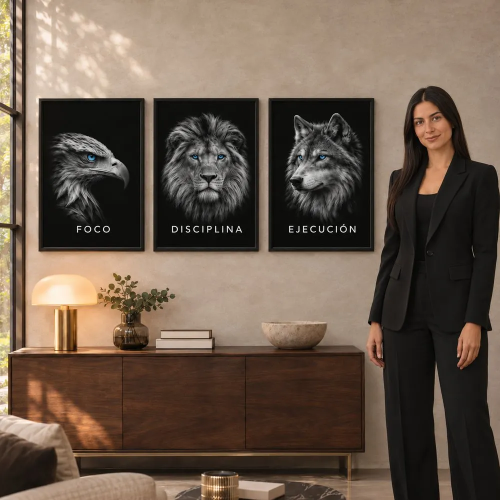
#> input picture img/ambiente/foco-mod-3.webp, 1000 x 1000 px, found by its file name (shown at 1/2 size); its folder holds 6 pictures in this run
$ python paredes.py
#> lines starting #> are read from the running program, lines starting #| are printed output that depends on the picture; after the words box and inside, x2 and y2 are one past the last pixel; in counts of white or black regions, pixels touching at a corner belong together
import numpy as np, cv2
from PIL import Image
from scipy.sparse import lil_matrix, csr_matrix
from scipy.sparse.linalg import spsolve
SRC = "/home/user/Cuadrosfinos-web/img/ambiente/"
def laplace_fill(img, mask):
    """Rellena mask resolviendo Laplace (interpolación armónica) por canal."""
    h, w = mask.shape
    idx = -np.ones((h, w), int); ys, xs = np.nonzero(mask); idx[ys, xs] = np.arange(len(ys))
    n = len(ys); A = lil_matrix((n, n)); out = img.copy()
    bs = np.zeros((n, img.shape[2]))
    for k, (y, x) in enumerate(zip(ys, xs)):
        A[k, k] = 4
        for dy, dx in ((1,0),(-1,0),(0,1),(0,-1)):
            yy, xx = min(max(y+dy,0),h-1), min(max(x+dx,0),w-1)
            if mask[yy, xx]: A[k, idx[yy, xx]] -= 1
            else: bs[k] += img[yy, xx]
    A = csr_matrix(A)
    for c in range(img.shape[2]):
        out[ys, xs, c] = spsolve(A, bs[:, c])
    return out
def clean(name, boxes, pad=20, shadow=40, scale=4):
    im = np.asarray(Image.open(SRC + name).convert("RGB")).astype(np.float32)
    H, W = im.shape[:2]
    m = np.zeros((H, W), np.uint8)
    for x0, y0, x1, y1 in boxes:
        m[max(0,y0-pad):min(H,y1+pad+shadow), max(0,x0-pad):min(W,x1+pad)] = 1
    m = cv2.dilate(m, np.ones((9, 9), np.uint8))
    small = cv2.resize(im, (W // scale, H // scale), interpolation=cv2.INTER_AREA)
    ms = cv2.resize(m, (W // scale, H // scale), interpolation=cv2.INTER_NEAREST).astype(bool)
    ms = cv2.dilate(ms.astype(np.uint8), np.ones((3,3),np.uint8)).astype(bool)
    filled = laplace_fill(small, ms)
    big = cv2.resize(filled, (W, H), interpolation=cv2.INTER_CUBIC)
    # grano de la pared
    ys, xs = np.nonzero(m); y0 = max(0, ys.min() - 50)
    ref = im[y0:ys.min() - 6, xs.min():xs.max()]
    sd = (ref - cv2.GaussianBlur(ref, (0, 0), 2)).std() if ref.size else 1.5
    rng = np.random.default_rng(7)
    noise = cv2.GaussianBlur(rng.normal(0, 1, (H, W)).astype(np.float32), (0, 0), .7)
    big += (noise / noise.std() * sd * .9)[..., None]
    soft = cv2.GaussianBlur(m.astype(np.float32), (0, 0), 6)[..., None]
    res = im * (1 - soft) + big * soft
    return Image.fromarray(np.clip(res, 0, 255).astype(np.uint8))
# Fotos reales del tríptico Foco (marcos de 30 × 37 cm) convertidas en paredes vacías.
# cajas = (x0, y0, x1, y1) de cada marco detectado; sombra/pad = cuánto más se borra.
SALAS = {
    "sala":       {"src": "foco-mod-3.webp", "nombre": "Sala", "cajas": [(78, 197, 289, 503), (307, 197, 517, 503), (537, 196, 748, 503)], "sombra": 22, "pad": 16},
    "dormitorio": {"src": "foco-esc-5.webp", "nombre": "Dormitorio", "cajas": [(120, 154, 347, 451), (387, 154, 616, 451), (656, 154, 887, 451)], "sombra": 40, "pad": 20},
    "oficina":    {"src": "foco-mod-4.webp", "nombre": "Oficina", "cajas": [(185, 46, 377, 299), (411, 47, 601, 299), (634, 48, 825, 300)], "sombra": 8, "pad": 16},
    "estudio":    {"src": "foco-esc-3.webp", "nombre": "Escritorio", "cajas": [(102, 136, 339, 440), (375, 137, 608, 440), (642, 137, 873, 439)], "sombra": 40, "pad": 20},
}

if __name__ == "__main__":
    import json, os
    ROOT = os.path.dirname(os.path.dirname(os.path.abspath(__file__)))
    out = {}
    for k, s in SALAS.items():
        im = clean(s["src"], s["cajas"], pad=s["pad"], shadow=s["sombra"])
#> in clean, `small = cv2.resize(im, (W // scale, H // scale), interpolation=cv2.INT..`:
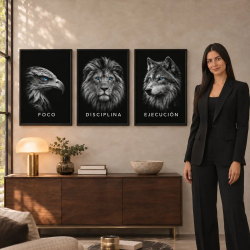
#> small: shape (250, 250, 3) float32; mean R, G, B 106.3, 89.8, 75.8
#> in clean, `ms = cv2.resize(m, (W // scale, H // scale), interpolation=cv2.INTER_N..`:
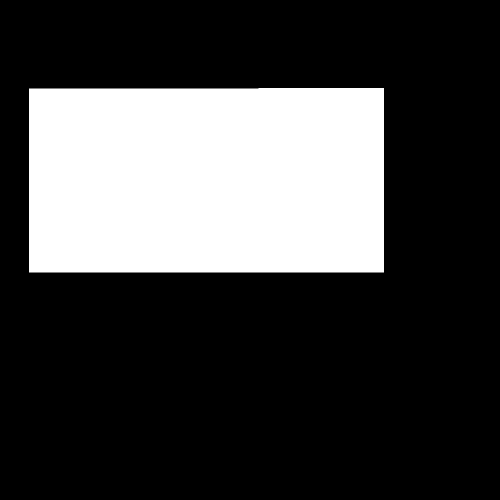
#> m: shape (1000, 1000) (shown at 1/2 size); values 0 (black) and 1 (white), 26.2% white; 1 white region, box (x1, y1, x2, y2) and area: (58, 176, 768, 545) 261531
#> in laplace_fill, `ys, xs = np.nonzero(mask)`: ys = 16890 values from 43 to 137; xs = 16890 values, max 192 at index 63, min 14 at index 64, mean 103.2
#> in laplace_fill, `ys, xs = np.nonzero(mask)`:
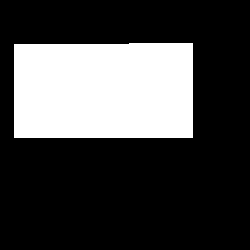
#> mask: shape (250, 250) bool; 27% white; 1 white region, box (x1, y1, x2, y2) and area: (14, 43, 193, 138) 16890
#> in laplace_fill, `idx[ys, xs] = np.arange(len(ys))`:
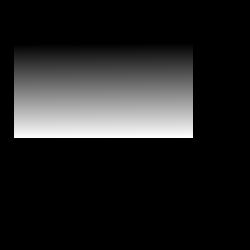
#> idx: shape (250, 250) int64; min -1, max 16889, mean 2281.3; drawn with min black and max white
#> in laplace_fill, `n = len(ys)`: n = 16890
#> after the loop in laplace_fill, `for c in range(img.shape[2]):`:
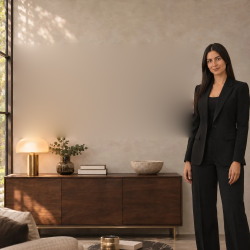
#> out: shape (250, 250, 3) float32; mean R, G, B 133, 112.2, 94.7
#> in clean, `big = cv2.resize(filled, (W, H), interpolation=cv2.INTER_CUBIC)`:
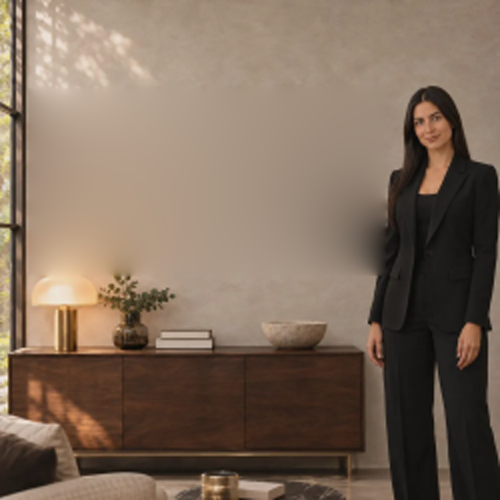
#> big: shape (1000, 1000, 3) float32 (shown at 1/2 size); mean R, G, B 133, 112.1, 94.7; drawn with min black and max white
#> in clean, `ref = im[y0:ys.min() - 6, xs.min():xs.max()]`:
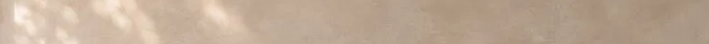
#> ref: shape (44, 709, 3) float32; mean R, G, B 191.1, 169.9, 150.4
#> in clean, `sd = (ref - cv2.GaussianBlur(ref, (0, 0), 2)).std() if ref.size else 1.5`: sd = 1.51
        W, H = im.size
#> W = 1000; H = 1000
        im.save(os.path.join(ROOT, "img", "ambiente", f"pared-{k}.webp"), "WEBP", quality=82, method=6)
        c = s["cajas"]
        pxcm = sum(b[2] - b[0] for b in c) / len(c) / 30          # px por cm
        gap = (sum(c[i + 1][0] - c[i][2] for i in range(len(c) - 1)) / (len(c) - 1)) / pxcm
        cx = (c[0][0] + c[-1][2]) / 2
        cy = sum((b[1] + b[3]) / 2 for b in c) / len(c)
        out[k] = {"nombre": s["nombre"], "img": f"pared-{k}", "ar": round(W / H, 4),
                  "cx": round(cx / W * 100, 2), "cy": round(cy / H * 100, 2),
                  "cm": round(pxcm / W * 100, 4), "gap": round(gap, 1)}
        print(k, out[k])
#| sala {'nombre': 'Sala', 'img': 'pared-sala', 'ar': 1.0, 'cx': 41.3, 'cy': 34.98, 'cm': 0.7022, 'gap': 2.7}
#> pass 2 of the loop `for k, s in SALAS.items():`:
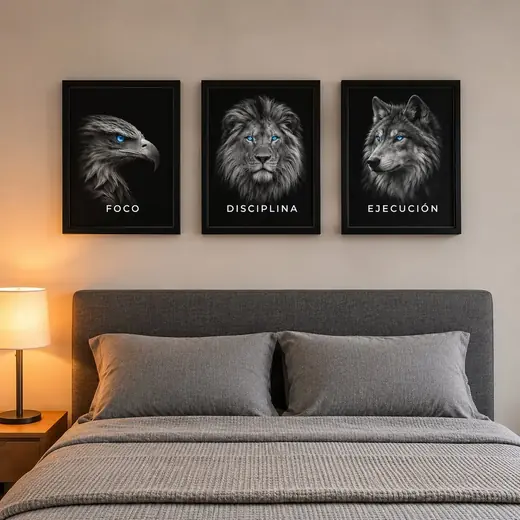
#> input picture img/ambiente/t/foco-esc-5.webp, 520 x 520 px, found by its file name
#> im: shape (520, 520, 3) float32
#> small: shape (130, 130, 3) float32
#> in clean (call 2), `ms = cv2.resize(m, (W // scale, H // scale), interpolation=cv2.INTER_N..`:
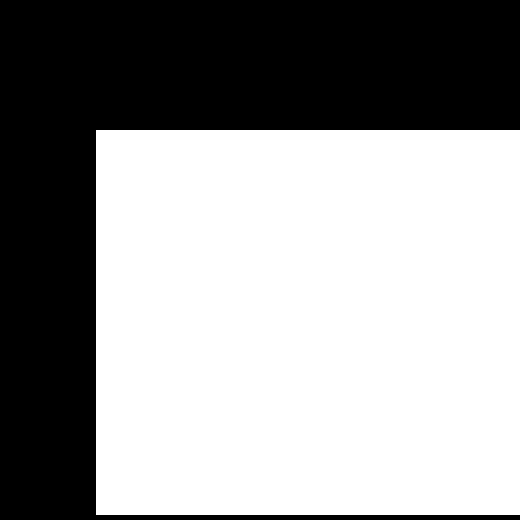
#> m: shape (520, 520); values 0 (black) and 1 (white), 60.4% white; 1 black region, box (x1, y1, x2, y2) and area: (0, 0, 520, 520) 107160
#> mask: shape (130, 130) bool; 62% white; 1 black region, box (x1, y1, x2, y2) and area: (0, 0, 130, 130) 6414
#> idx: shape (130, 130) int64
#> ref: shape (44, 423, 3) float32
#> sd = 11.49
#> in clean (call 2), `res = im * (1 - soft) + big * soft`:
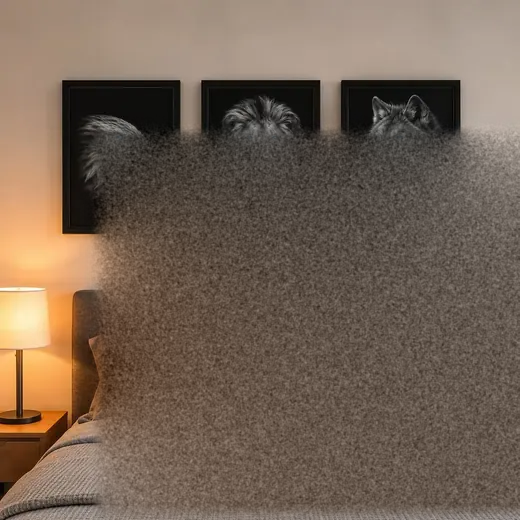
#> res: shape (520, 520, 3) float32; mean R, G, B 116.5, 98.3, 82.9; drawn with min black and max white
#| dormitorio {'nombre': 'Dormitorio', 'img': 'pared-dormitorio', 'ar': 1.0, 'cx': 96.83, 'cy': 58.17, 'cm': 1.4679, 'gap': 5.2}
#> pass 3 of the loop `for k, s in SALAS.items():`:
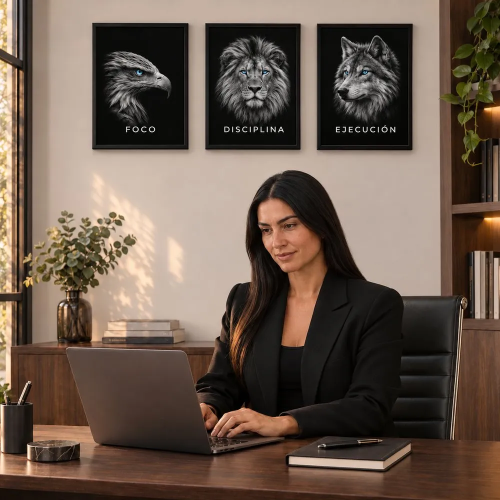
#> input picture img/ambiente/foco-mod-4.webp, 1000 x 1000 px, found by its file name (shown at 1/2 size)
#> im: shape (1000, 1000, 3) float32
#> small: shape (250, 250, 3) float32
#> in clean (call 3), `ms = cv2.resize(m, (W // scale, H // scale), interpolation=cv2.INTER_N..`:
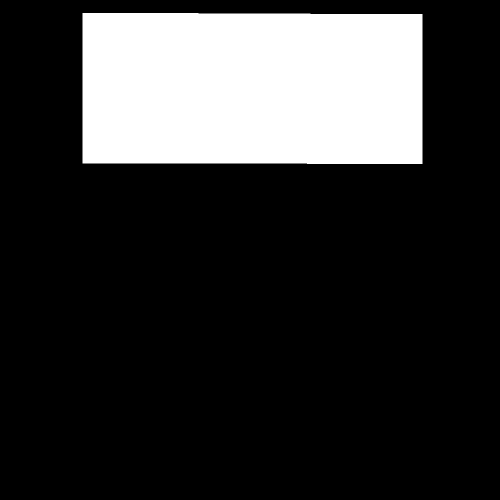
#> m: shape (1000, 1000) (shown at 1/2 size); values 0 (black) and 1 (white), 20.4% white; 1 white region, box (x1, y1, x2, y2) and area: (165, 26, 845, 328) 204239
#> mask: shape (250, 250) bool; 21.2% white; 1 white region, box (x1, y1, x2, y2) and area: (41, 6, 213, 83) 13244
#> idx: shape (250, 250) int64
#> in clean (call 3), `big = cv2.resize(filled, (W, H), interpolation=cv2.INTER_CUBIC)`:
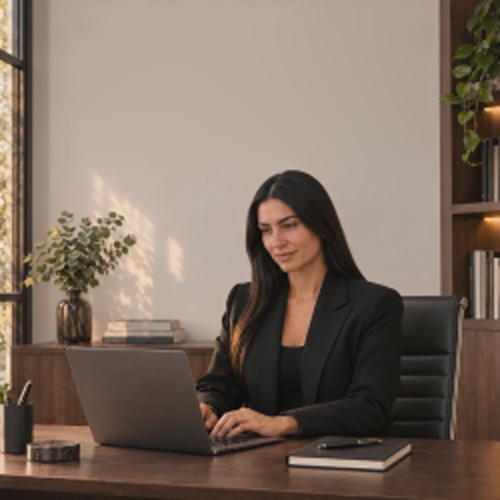
#> big: shape (1000, 1000, 3) float32 (shown at 1/2 size); mean R, G, B 130.3, 110.7, 96.4; drawn with min black and max white
#> sd = 0.365
#> res: shape (1000, 1000, 3) float32
#| oficina {'nombre': 'Oficina', 'img': 'pared-oficina', 'ar': 1.0, 'cx': 50.5, 'cy': 17.32, 'cm': 0.6367, 'gap': 5.3}
#> (the run stopped early here; a loop or call above may not have finished)
